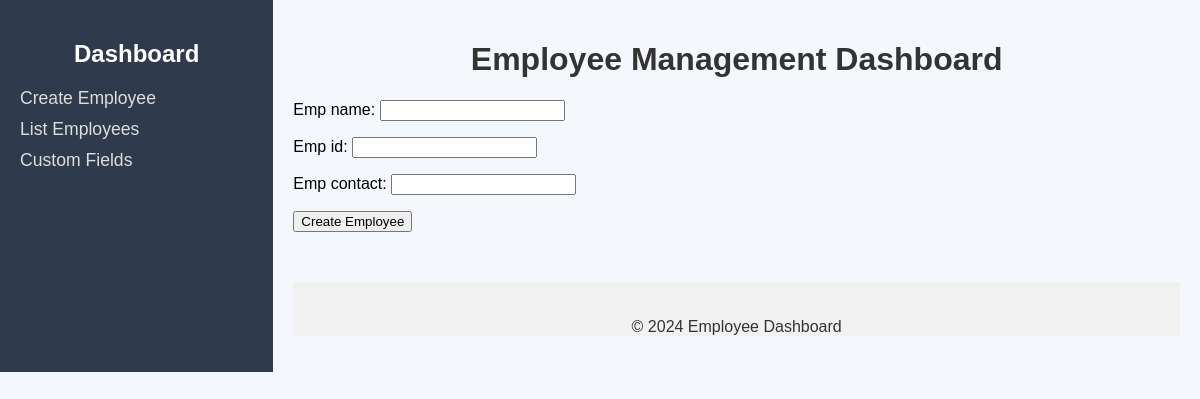
The page /create_employee/ on the database as committed earlier.
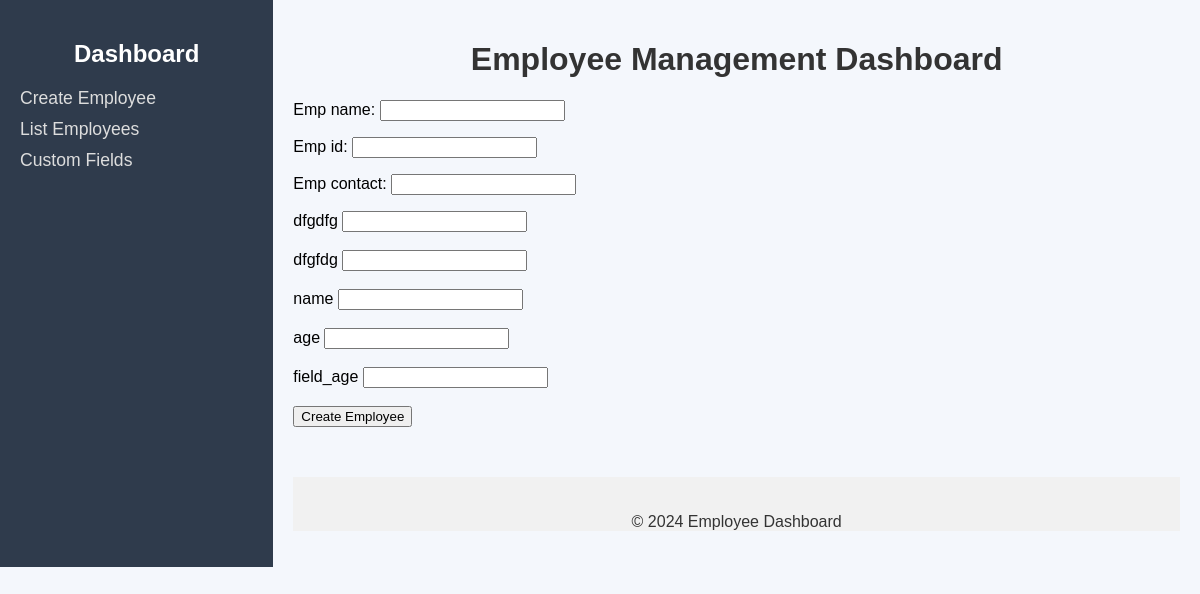
The same page on the database as committed later.
### customfields/models.py (models this page shows)
class Customfields(models.Model):
    field_name = models.CharField(max_length=50, null=False)
    field_type = models.CharField(max_length=50, null=False)
    is_required = models.CharField(max_length=25, null=False)

### employee/views.py (the view, shortened to what this page needs)
# urls.py: path('create_employee/', views.create_employee, name="create_employee"),
def create_employee(request):
    form = EmployeeForm()
    custom_fields = Customfields.objects.all()
    return render(request, 'dashboard/emp_create.html', {'form': form, 'custom_fields': custom_fields})

### employee/forms.py
class EmployeeForm(forms.ModelForm):
    class Meta:
        model = Employee
        fields = ['emp_name', 'emp_id', 'emp_contact']

### templates/dashboard/emp_create.html (shortened to what this page needs)
{% extends 'dashboard/dashboard.html' %}
{% block content %}
<form method="post">
    {{ form.as_p }}
    {% for field in custom_fields %}
        <label>{{ field.field_name }}</label>
        <input type="{{ field.type }}" name="custom_field_{{ field.id }}" />
        <br>
        <br>
    {% endfor %}
    <button type="submit">Create Employee</button>
</form>
{% endblock content %}

### templates/dashboard/dashboard.html (shortened to what this page needs)
{% load static %}
<!DOCTYPE html>
<html lang="en">
<head>
    <link rel="stylesheet" href="{% static 'css/style.css' %}">
</head>
<body>
    <div class="dashboard-container">
        <div class="sidebar">
            <h2>Dashboard</h2>
            <ul>
                <li><a href="{% url 'create_employee' %}">Create Employee</a></li>
                <li><a href="{% url 'list_employee' %}">List Employees</a></li>
                <li><a href="{% url 'CreateCustomField' %}">Custom Fields</a></li>
            </ul>
        </div>
        <div class="main-content">
            <header>
                <h1>Employee Management Dashboard</h1>
            </header>
            <div class="content">
                {% block content %}{% endblock %}
            </div>
            <footer>
                <p>&copy; 2024 Employee Dashboard</p>
            </footer>
        </div>
    </div>
</body>
</html>

### static/css/style.css (style rules this page uses)
body { font-family: Arial, sans-serif; margin: 0; padding: 0; background-color: #f4f7fc; }
.dashboard-container { display: flex; }
.sidebar { width: 250px; background-color: #2f3b4c; color: white; padding: 20px; }
.sidebar h2 { color: #fff; text-align: center; }
.sidebar ul { list-style-type: none; padding: 0; }
.sidebar ul li { margin: 10px 0; }
.sidebar ul li a { color: #ddd; text-decoration: none; font-size: 1.1em; }
.main-content { width: calc(100% - 250px); padding: 20px; }
header h1 { text-align: center; color: #333; }
.content { margin-top: 20px; }
footer { text-align: center; color: #333; padding-top: 20px; margin-top: 50px; background-color: #f1f1f1; }

Rows that differ between the two databases and show on the page:
added Customfields: field_name "dfgdfg"
added Customfields: field_name "dfgfdg"
added Customfields: field_name "name"
added Customfields: field_name "age"
added Customfields: field_name "field_age"
